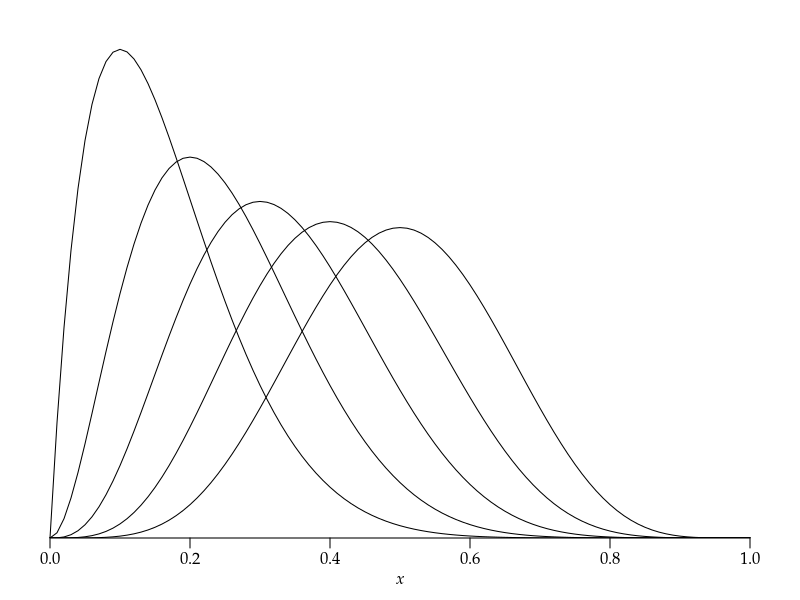

Recreate this plot in R. (Note: this script raises an error after producing the figure.)
args = commandArgs()
basename = sub(".R$", "", sub("^--file=(.*/)?", "", args[grep("^--file=", args)]))
if (length(basename) != 0)
    pdf(file=paste0(basename, "_tmp.pdf"), colormodel="gray", width=4, height=2.5)
par(family="Palatino")
par(mgp=c(1.5,0.5,0)) # title and axis margins. default: c(3,1,0)
par(mar=c(3,1,1,1)+0.1) # bottom, left, top, right margins. default: c(5,4,4,2)+0.1
## plot(NULL, xlim=c(0,1), ylim=c(0,1.05),
##      xlab=expression(italic(x)), ylab="", yaxs="i", axes=FALSE)
plot(NULL, xlim=c(0,1), ylim=c(0,4.5),
     xlab=expression(italic(x)), ylab="", yaxs="i", axes=FALSE)
axis(1)
## for (k in 1:5) {
##     curve(dbeta(x,k+1,11-k)/dbeta(k/10,k+1,11-k), 0, 1, add=TRUE)
## }
for (k in 1:5) {
    a = integrate(function(x) dbeta(x,k+1,11-k), 0, 1)$value
    curve(dbeta(x,k+1,11-k)/a, 0, 1, add=TRUE)
}
dev.off()
embedFonts(paste0(basename, "_tmp.pdf"), outfile=paste0(basename, ".pdf"),
           options="-c \"<</NeverEmbed []>> setdistillerparams\" -f ")
